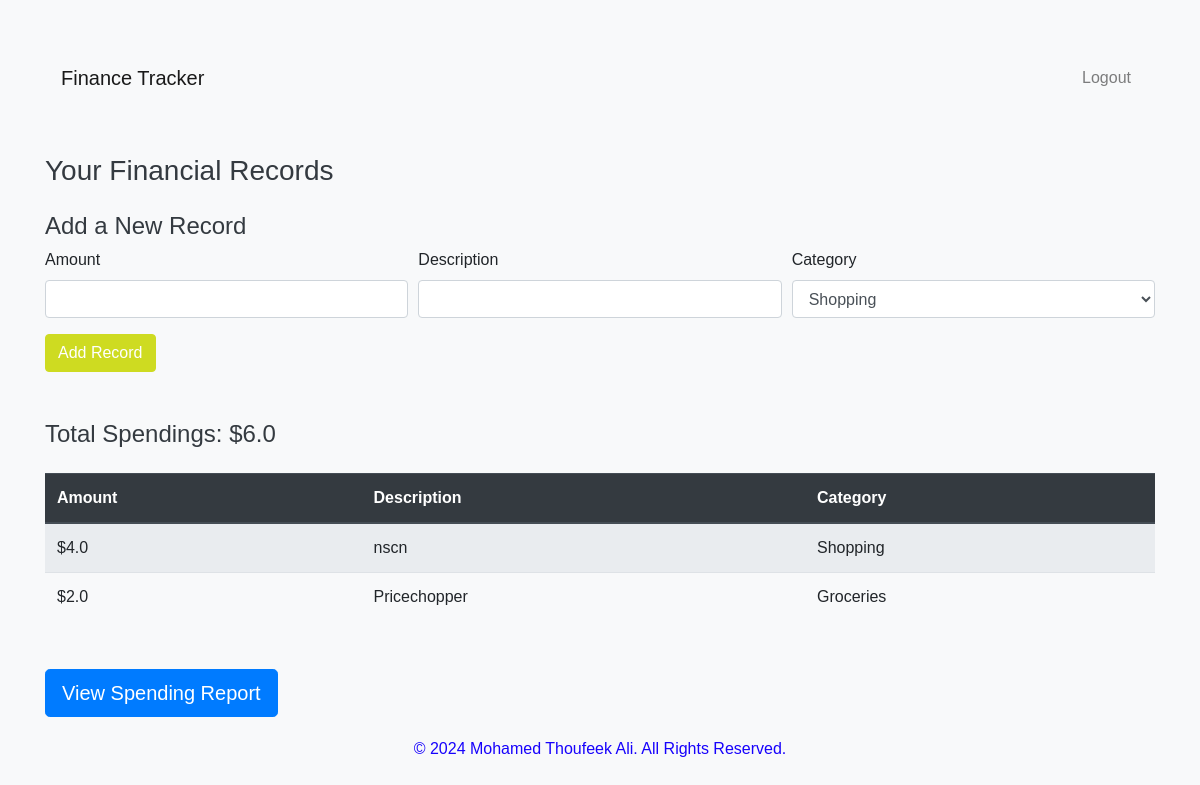
Page /dashboard (signed in) on the earlier database version.
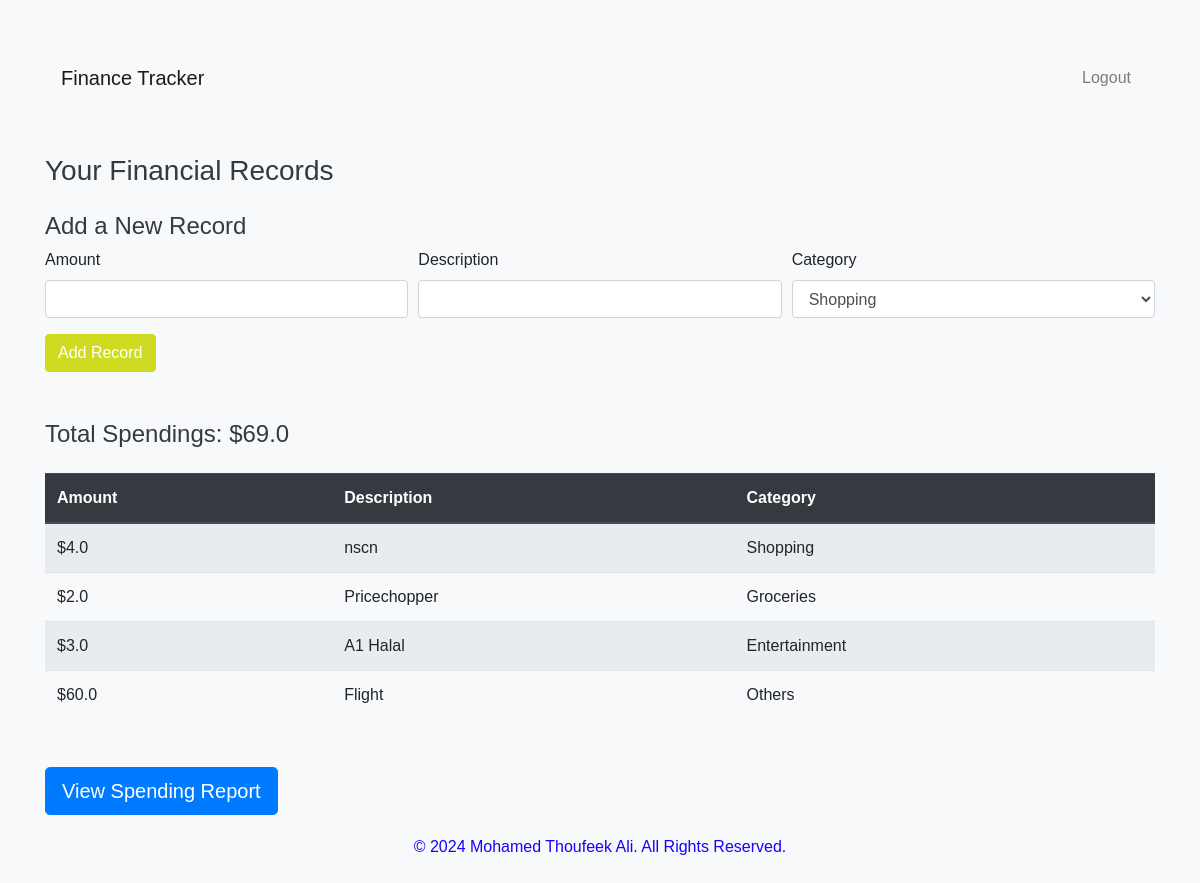
Same page on the later database version.
### app.py (models this page shows)
class FinanceRecord(db.Model):
    id = db.Column(db.Integer, primary_key=True)
    amount = db.Column(db.Float, nullable=False)
    description = db.Column(db.String(150), nullable=False)
    category = db.Column(db.String(50), nullable=False)
    date_added = db.Column(db.DateTime, default=datetime.utcnow)
    user_id = db.Column(db.Integer, db.ForeignKey('user.id'), nullable=False)
    user = db.relationship('User', backref='records')

### app.py (the view)
@app.route('/dashboard')
@login_required
def dashboard():
    records = FinanceRecord.query.filter_by(user_id=current_user.id).all()
    total_spendings = sum(record.amount for record in records)
    return render_template('dashboard.html', records=records, total_spendings=total_spendings)

### app.py (called while the page is built)
@login_manager.user_loader
def load_user(user_id):
    return User.query.get(int(user_id))

### templates/dashboard.html (shortened to what this page needs)
{% extends 'base.html' %}
{% block content %}
<h3 class="mt-5">Your Financial Records</h3>
<form method="POST" action="{{ url_for('add_record') }}" class="mt-4">
    <h4>Add a New Record</h4>
    <div class="form-row">
        <div class="form-group col-md-4">
            <label for="amount">Amount</label>
            <input type="number" name="amount" class="form-control" required>
        </div>
        <div class="form-group col-md-4">
            <label for="description">Description</label>
            <input type="text" name="description" class="form-control" required>
        </div>
        <div class="form-group col-md-4">
            <label for="category">Category</label>
            <select name="category" class="form-control" required>
                <option value="Shopping">Shopping</option>
            </select>
        </div>
    </div>
    <button type="submit" class="btn btn-success">Add Record</button>
</form>
<h4 class="mt-5">Total Spendings: ${{ total_spendings }}</h4>
<table class="table table-striped mt-4">
    <thead class="thead-dark">
        <tr>
            <th>Amount</th>
            <th>Description</th>
            <th>Category</th>
        </tr>
    </thead>
    <tbody>
        {% for record in records %}
            <tr>
                <td>${{ record.amount }}</td>
                <td>{{ record.description }}</td>
                <td>{{ record.category }}</td>
            </tr>
        {% endfor %}
    </tbody>
</table>
<div class="mt-5">
    <a href="{{ url_for('report') }}" class="btn btn-primary btn-lg">View Spending Report</a>
</div>
{% endblock %}

### templates/base.html (shortened to what this page needs)
<!DOCTYPE html>
<html lang="en">
<head>
    <link rel="stylesheet" href="https://stackpath.bootstrapcdn.com/bootstrap/4.5.2/css/bootstrap.min.css">
    <link rel="stylesheet" href="{{ url_for('static', filename='styles.css') }}">
</head>
<body>
    <div class="container">
        <nav class="navbar navbar-expand-lg navbar-light bg-light">
            <a class="navbar-brand" href="{{ url_for('dashboard') }}">Finance Tracker</a>
            <div class="collapse navbar-collapse">
                <ul class="navbar-nav ml-auto">
                    {% if current_user.is_authenticated %}
                        <li class="nav-item">
                            <a class="nav-link" href="{{ url_for('logout') }}">Logout</a>
                        </li>
                    {% else %}
                        <li class="nav-item">
                            <a class="nav-link" href="{{ url_for('login') }}">Login</a>
                        </li>
                    {% endif %}
                </ul>
            </div>
        </nav>
        <div class="mt-3">
            {% block content %}{% endblock %}
        </div>
    </div>
    <footer>
        <p style="color: rgb(23, 2, 252);">&copy; 2024 Mohamed Thoufeek Ali. All Rights Reserved.</p>
    </footer>
</body>
</html>

### static/styles.css (style rules this page uses)
body { background-color: #f8f9fa; font-family: 'Arial', sans-serif; }
h2, h3, h4 { color: #343a40; }
.container { margin-top: 50px; }
.table { margin-top: 20px; }
.table-striped tbody tr:nth-of-type(odd) { background-color: #e9ecef; }
.btn-success { background-color: #cedb21; border-color: #cedb21; }
.btn-primary { background-color: #007bff; border-color: #007bff; color: white; }
footer { text-align: center; padding: 20px; }

Differences in the rows shown:
added FinanceRecord: amount "3.0", description "A1 Halal", category "Entertainment"
added FinanceRecord: amount "60.0", description "Flight", category "Others"
Other differences:
{{ total_spendings }}: "6.0" → "69.0"
